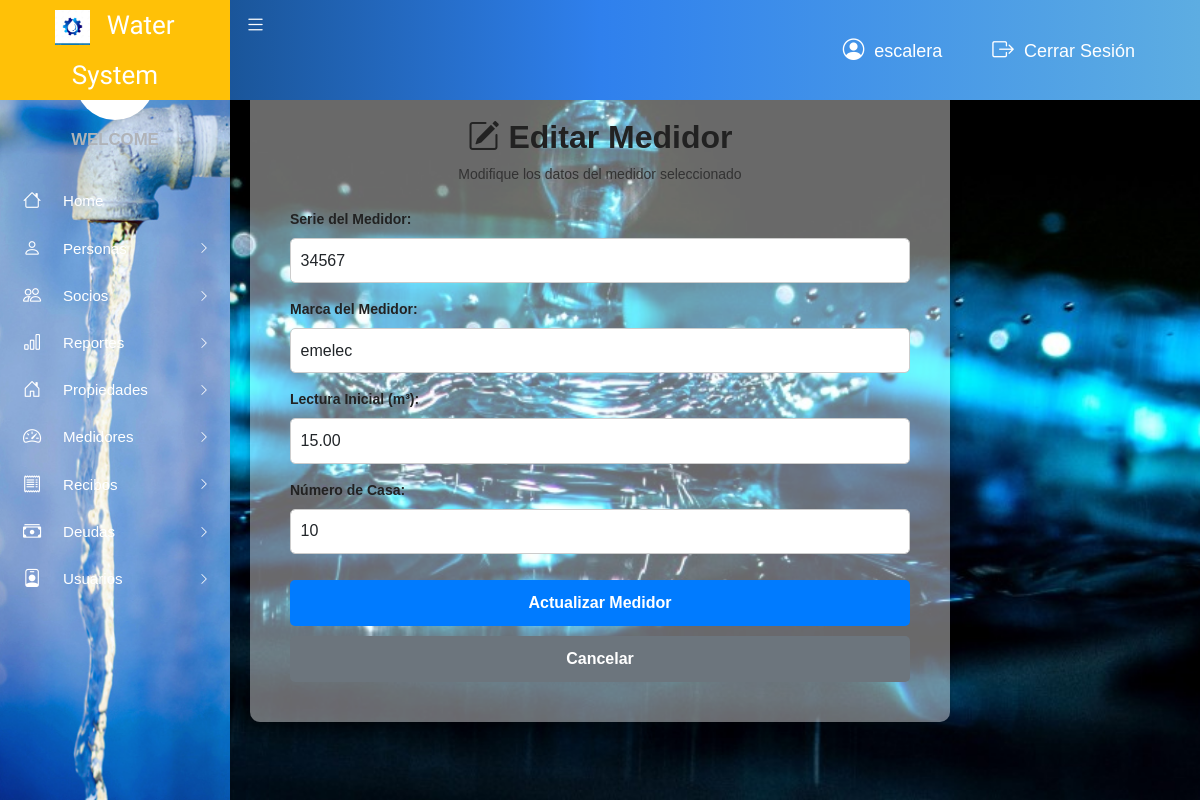
Screenshot of /vista/editarMedidor.php?id_medidor=22 (signed in) with the database file from the repository.
### tables this page shows
CREATE TABLE `medidor` (
  `id_medidor` int(11) NOT NULL,
  `serie` varchar(50) NOT NULL,
  `marca` varchar(50) NOT NULL,
  `lectura_inicial` decimal(10,2) NOT NULL,
  `id_propiedad` int(11) DEFAULT NULL
);

### modelo/modelo_medidor.php (called while the page is built, shortened)
<?php
require_once 'conexion/conexionBase.php';
class ModeloMedidor {
    private $con;
    public function __construct() {
        $this->con = new ConexionBase();
    }
    public function obtenerMedidorPorId($id_medidor) {
        $this->con->CreateConnection();
        $conn = $this->con->getConnection();
        $sql = "SELECT m.id_medidor, m.serie, m.marca, p.id_propiedades, p.manzano, p.numero, m.lectura_inicial
                FROM medidor m
                INNER JOIN propiedades p ON m.id_propiedad = p.id_propiedades
                WHERE m.id_medidor = ?";
        $stmt = $conn->prepare($sql);
        $stmt->bind_param('i', $id_medidor);
        $stmt->execute();
        $result = $stmt->get_result();
        if ($result->num_rows > 0) {
            $medidor = $result->fetch_assoc();
            $stmt->close(); $this->con->CloseConnection();
            return $medidor;
        } else {
            $stmt->close(); $this->con->CloseConnection();
            return null;
        }
    }
    public function obtenerPropiedades() {
        $this->con->CreateConnection();
        $sql = "SELECT id_propiedades, manzano, numero FROM propiedades";
        $result = $this->con->ExecuteQuery($sql);
        $propiedades = [];
        while ($row = $this->con->GetArrayResults($result)) {
            $propiedades[] = $row;
        }
        $this->con->CloseConnection();
        return $propiedades;
    }
}
?>

### modelo/conexion/conexionBase.php (called while the page is built, shortened)
<?php
class ConexionBase {
    private $host;
    private $user;
    private $password;
    private $database;
    private $conn;
    public function __construct() {
        $this->host = HOST;
        $this->user = USER;
        $this->password = PASSWORD;
        $this->database = DATABASE;
    }
    public function CreateConnection() {
        $this->conn = new mysqli($this->host, $this->user, $this->password, $this->database);
        return true;
    }
    public function ExecuteQuery($sql) {
        $result = $this->conn->query($sql);
        return $result;
    }
    public function GetArrayResults($result) {
        return $result->fetch_assoc();
    }
}
?>

### vista/editarMedidor.php (the view, shortened to what this page needs)
<?php
include_once "cabecera.php";
include_once "menu.php";
require_once '../modelo/modelo_medidor.php';
$medidorModel = new ModeloMedidor();
$id_medidor = isset($_GET['id_medidor']) ? intval($_GET['id_medidor']) : 0;
if ($id_medidor > 0) {
    $medidor = $medidorModel->obtenerMedidorPorId($id_medidor);
} else {
    echo "<p>Error: No se proporcionó un ID de medidor válido.</p>";
    include_once "pie.php";
    exit();
}
$propiedades = $medidorModel->obtenerPropiedades();
?>
<!DOCTYPE html>
<html lang="es">
<head>
    <link rel="stylesheet" href="css/main.css">
    <link rel="stylesheet" href="https://cdn.jsdelivr.net/npm/bootstrap-icons@1.10.5/font/bootstrap-icons.css">
</head>
<body>
<main class="form-container">
    <h1><i class="bi bi-pencil-square"></i> Editar Medidor</h1>
    <p>Modifique los datos del medidor seleccionado</p>
    <form action="../controlador/controlador_medidor.php?action=editar" method="POST">
        <label for="serie" class="form-label">Serie del Medidor:</label>
        <input type="text" class="form-control" id="serie" name="serie"
               value="<?php echo htmlspecialchars($medidor['serie']); ?>"
               pattern="\d+" title="Solo números" required>
        <label for="marca" class="form-label">Marca del Medidor:</label>
        <input type="text" class="form-control" id="marca" name="marca"
               value="<?php echo htmlspecialchars($medidor['marca']); ?>"
               pattern="[A-Za-zÁÉÍÓÚáéíóúñÑ\s]+" title="Solo letras" required>
        <label for="lectura_inicial" class="form-label">Lectura Inicial (m³):</label>
        <input type="number" step="0.01" class="form-control" id="lectura_inicial" name="lectura_inicial"
               value="<?php echo htmlspecialchars($medidor['lectura_inicial']); ?>" required>
        <label for="id_propiedad" class="form-label">Número de Casa:</label>
        <select class="form-control" id="id_propiedad" name="id_propiedad" required>
            <?php foreach ($propiedades as $propiedad): ?>
                <option value="<?php echo $propiedad['id_propiedades']; ?>"
                    <?php echo ($medidor['id_propiedades'] == $propiedad['id_propiedades']) ? 'selected' : ''; ?>>
                    <?php echo htmlspecialchars($propiedad['numero']); ?>
                </option>
            <?php endforeach; ?>
        </select>
        <button type="submit" class="btn btn-primary">Actualizar Medidor</button>
        <a href="verMedidores.php" class="btn btn-secondary">Cancelar</a>
    </form>
</main>
<?php include_once "pie.php"; ?>
</body>
</html>

### vista/editarMedidor.php (style rules this page uses)
body { background-image: url('images/imag.jpg'); background-size: cover; background-position: center; background-attachment: fixed; margin: 0; font-family: Arial, sans-serif; }
.form-container { background: rgba(255, 255, 255, 0.41); padding: 2.5rem; border-radius: 10px; box-shadow: 0 4px 12px rgba(0, 0, 0, 0.3); width: 100%; max-width: 700px; margin: 5% auto; }
.form-container h1 { font-size: 2rem; text-align: center; color: #222; margin-bottom: 0.5rem; }
.form-container p { text-align: center; color: #333; margin-bottom: 1.5rem; }
.form-label { font-weight: bold; color: #222; }
.form-control { width: 100%; padding: 0.6rem; border-radius: 5px; border: 1px solid #ccc; font-size: 1rem; margin-bottom: 1rem; }
.btn-primary, .btn-secondary { border: none; padding: 0.7rem 1.2rem; font-size: 1rem; border-radius: 5px; width: 100%; margin-top: 10px; cursor: pointer; }
.btn-primary { background-color: #007bff; color: #fff; }
.btn-secondary { background-color: #6c757d; color: white; }

### rows the page displays
medidor: serie "34567", marca "emelec", lectura_inicial "15.00"

### other values shown
$_SESSION['usuario'] "escalera"
form field id_propiedad "10"
